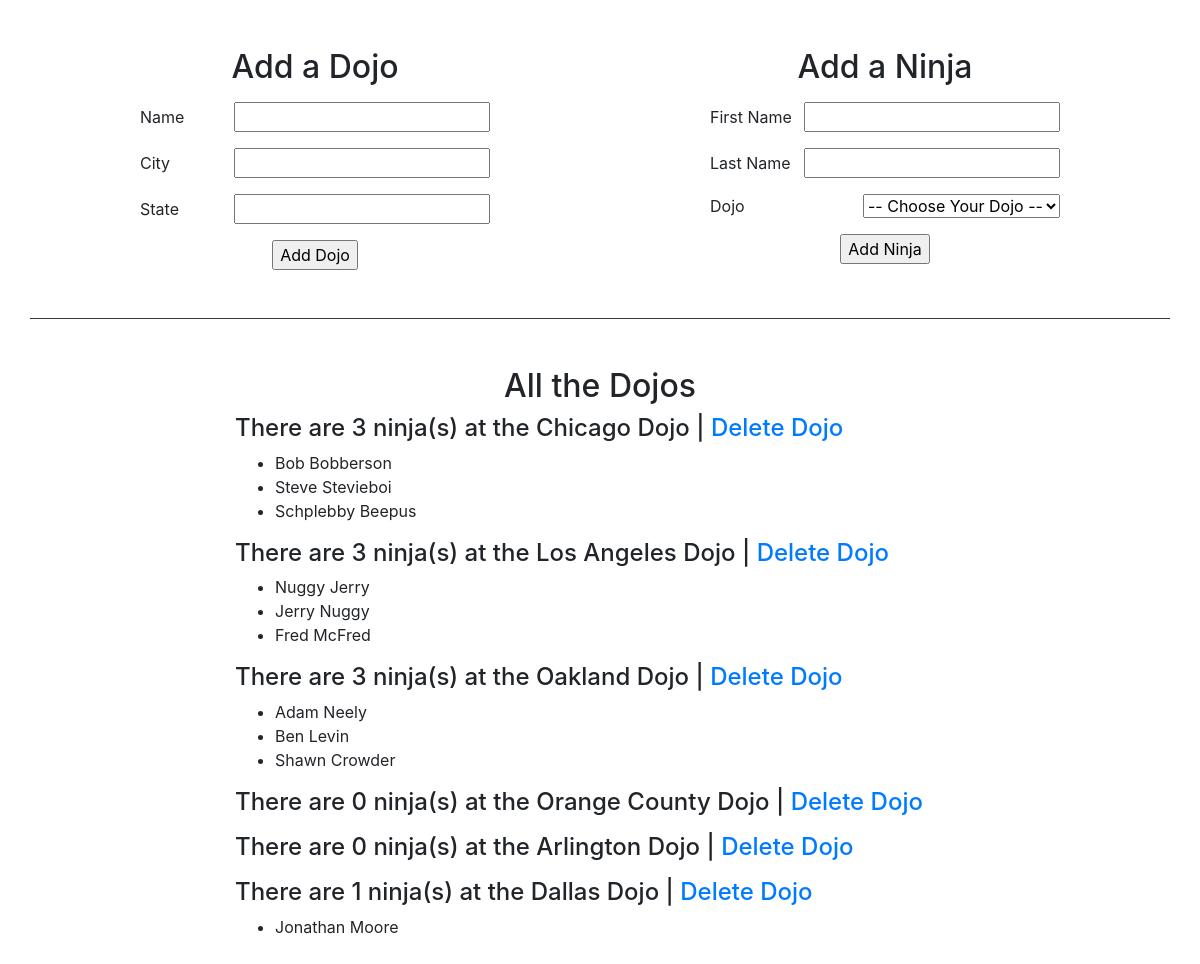
The app's page /, older data.
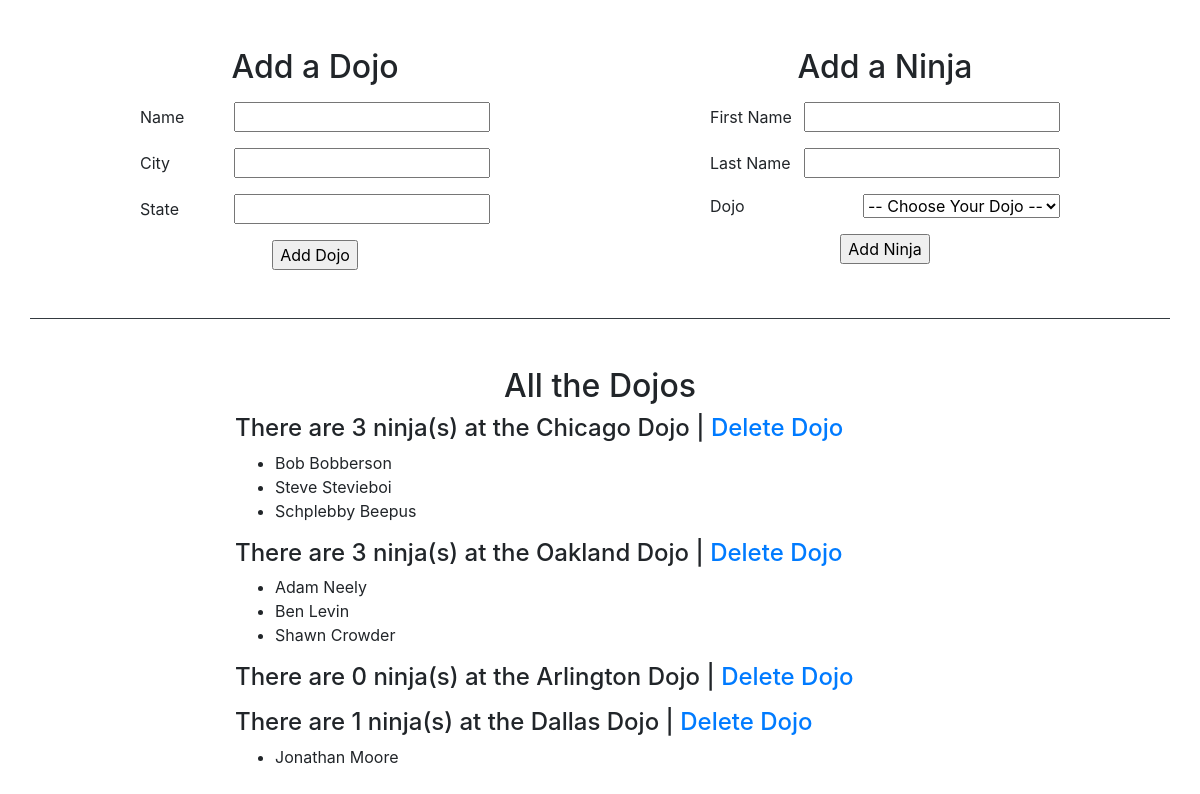
The same page, newer data.
### dojo_ninjas_app/models.py (models this page shows, shortened)
class Dojo(models.Model):
    name = models.CharField(max_length=255)
    city = models.CharField(max_length=255)
    state = models.CharField(max_length=255)
    desc = models.TextField(default="No desc")
    created_at = models.DateTimeField(auto_now_add=True)
    updated_at = models.DateTimeField(auto_now=True)

class Ninja(models.Model):
    dojo_id = models.ForeignKey(Dojo, related_name="ninjas", on_delete=models.CASCADE)
    first_name = models.CharField(max_length=255)
    last_name = models.CharField(max_length=255)
    created_at = models.DateTimeField(auto_now_add=True)
    updated_at = models.DateTimeField(auto_now=True)

### dojo_ninjas_app/views.py (the view)
# urls.py: path('', views.index, name='home'),
def index(request):
    context = {
        'dojos': Dojo.objects.all(),
    }
    return render(request, 'home.html', context)

### dojo_ninjas_app/templates/home.html (shortened to what this page needs)
<!DOCTYPE html>
<html lang="en">
<head>
    <link rel="stylesheet" href="https://stackpath.bootstrapcdn.com/bootstrap/4.3.1/css/bootstrap.min.css">
    {% load static %}
    <link rel="stylesheet" href="{% static 'styles.css' %}">
</head>
<body>
    <div class="container py-5">
        <div class="row pb-5 mb-5 border-bottom border-dark">
            <div class="col-4 offset-1 text-center">
                <h2 class="mb-3">Add a Dojo</h2>
                <form action="/add_dojo/" method="POST">
                    <div class="row">
                        <div class="col-12 d-flex justify-content-between align-items-center mb-3">
                            <label for="d_name" class="mb-0">Name</label>
                            <input type="text" name="d_name" id="d_name">
                        </div>
                        <div class="col-12 d-flex justify-content-between align-items-center mb-3">
                            <label for="d_city" class="mb-0">City</label>
                            <input type="text" name="d_city" id="d_city">
                        </div>
                        <div class="col-12 d-flex justify-content-between align-items-center mb-3">
                            <label for="d_state" class="mb-0">State</label>
                            <input type="text" name="d_state" id="d_state">
                        </div>
                        <div class="col-12 d-flex justify-content-center">
                            <input type="submit" value="Add Dojo">
                        </div>
                    </div>
                </form>
            </div>
            <div class="col-4 offset-2 text-center">
                <h2 class="mb-3">Add a Ninja</h2>
                <form action="/add_ninja/" method="POST">
                    <div class="row">
                        <div class="col-12 d-flex justify-content-between align-items-center mb-3">
                            <label for="n_f_name" class="mb-0">First Name</label>
                            <input type="text" name="n_f_name" id="n_f_name">
                        </div>
                        <div class="col-12 d-flex justify-content-between align-items-center mb-3">
                            <label for="n_l_name" class="mb-0">Last Name</label>
                            <input type="text" name="n_l_name" id="n_l_name">
                        </div>
                        <div class="col-12 d-flex justify-content-between align-items-center mb-3">
                            <label for="dojo" class="mb-0">Dojo</label>
                            <select name="dojo" id="dojo">
                                <option value="" disabled selected>-- Choose Your Dojo --</option>
                            </select>
                        </div>
                        <div class="col-12 d-flex justify-content-center">
                            <input type="submit" value="Add Ninja">
                        </div>
                    </div>
                </form>
            </div>
        </div>
        <div class="row">
            <div class="col-12">
                <h2 class="text-center">All the Dojos</h2>
            </div>
            <div class="col-8 offset-2">
                {% for dojo in dojos %}
                <h4>There are {{dojo.ninjas.all|length}} ninja(s) at the {{dojo.name}} | <a href="/delete_dojo/{{dojo.id}}/">Delete Dojo</a></h4>
                <ul>
                    {% for ninja in dojo.ninjas.all %}
                    <li>{{ninja.first_name}} {{ninja.last_name}}</li>
                    {% endfor %}
                </ul>
                {% endfor %}
            </div>
        </div>
    </div>
</body>
</html>

Row changes from the older to the newer data that the page shows:
removed Dojo: ninjas.all|length "3", name "Los Angeles Dojo"
removed Ninja: first_name "Nuggy", last_name "Jerry", shown under "3"
removed Ninja: first_name "Jerry", last_name "Nuggy", shown under "3"
removed Ninja: first_name "Fred", last_name "McFred", shown under "3"
removed Dojo: ninjas.all|length "0", name "Orange County Dojo"
